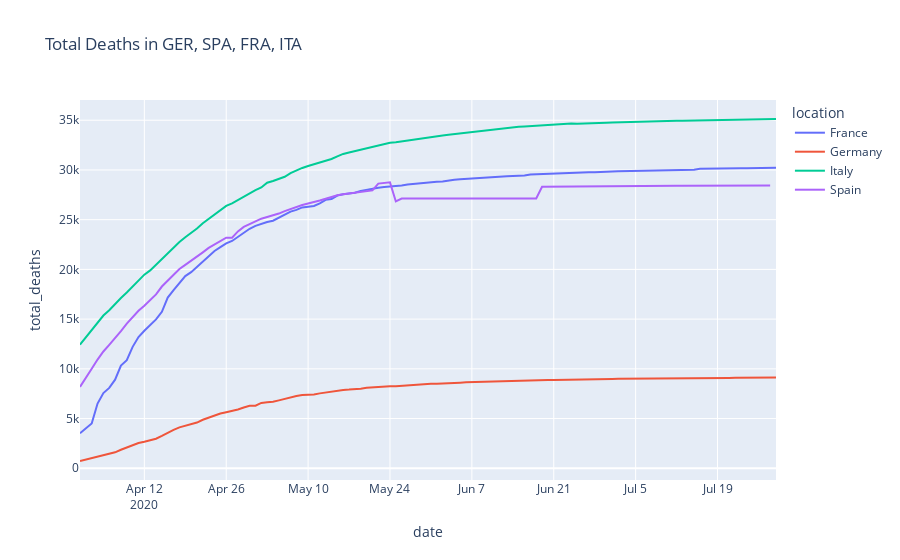

The notebook cell saved with this chart:
### Markdown cell above
1. Plot a line plot with plotly express for total deaths four the four countries (Spain, France, Germany, Italy) after April 1, 2020.

### Code cell
df_4 = df[df.location.isin(['Spain', 'France', 'Germany', 'Italy']) & (df.date >= '2020-04-01')]
fig = px.line(df_4, x='date', y= 'total_deaths', color = 'location', title = 'Total Deaths in GER, SPA, FRA, ITA')
fig.show()
